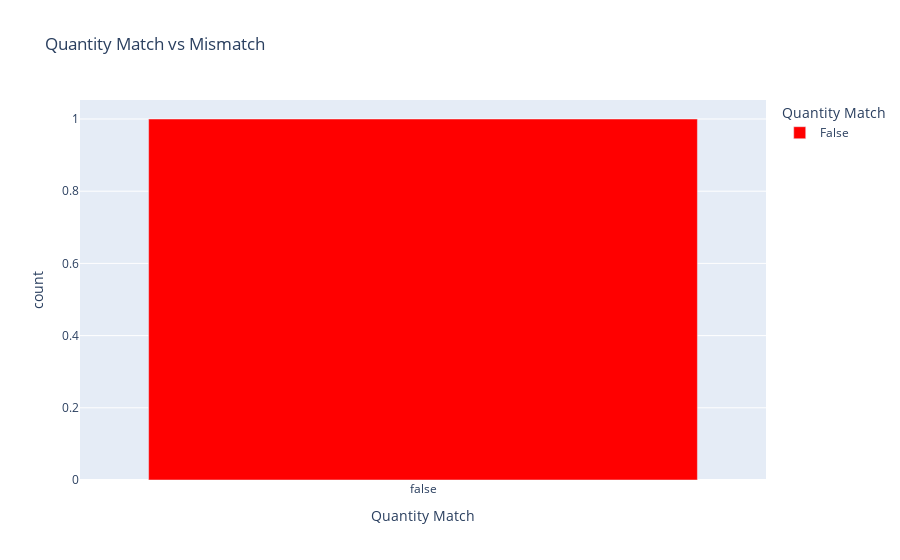
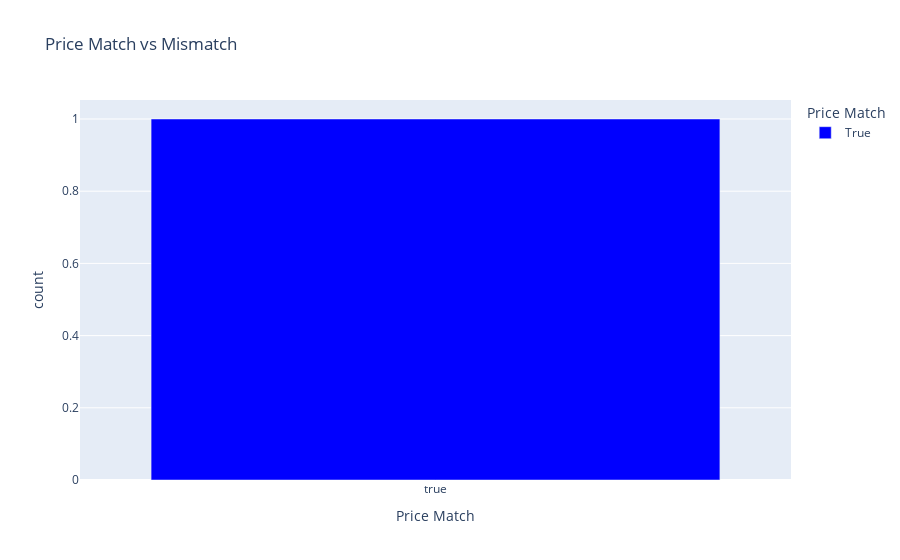
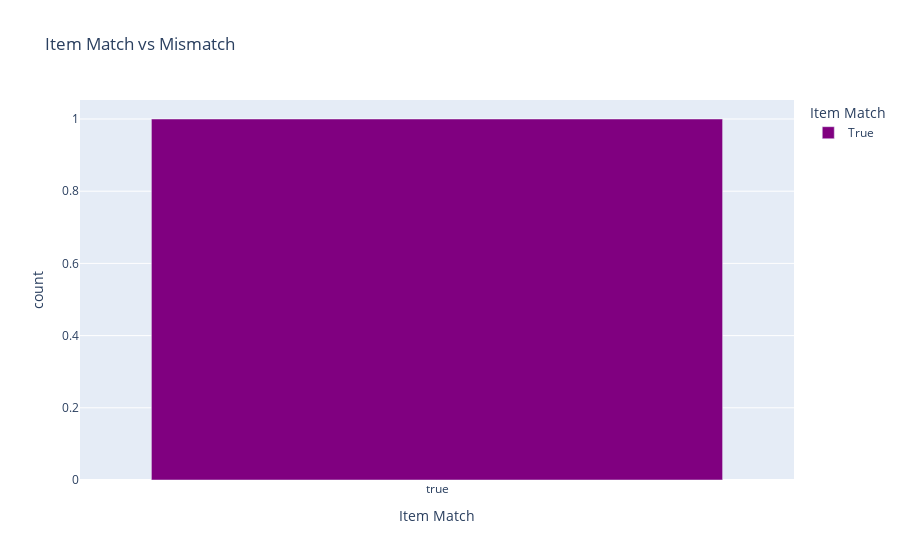

Notebook code for these charts, in order:
### Markdown cell above
## Dashboard with plotly that shows the mismatches
Each plot is a bar chart (px.bar) where:

The x-axis is the respective match column (e.g., qty_match, price_match, item_match).

The bars are colored based on whether the match is True (match) or False (mismatch), using specific colors for visual clarity.

### Code cell
import plotly.express as px

# Plot a bar chart for mismatched quantities
fig_qty = px.bar(
    mismatches,
    x='qty_match',  # Column indicating quantity match (True/False)
    title="Quantity Match vs Mismatch",
    labels={'qty_match': 'Quantity Match'},
    color='qty_match',  # Color by True/False match
    color_discrete_map={True: 'green', False: 'red'},  # Green for match, Red for mismatch
    category_orders={'qty_match': [True, False]}  # Order bars: Match first, then Mismatch
)

# Plot a bar chart for mismatched prices
fig_price = px.bar(
    mismatches,
    x='price_match',  # Column indicating price match (True/False)
    title="Price Match vs Mismatch",
    labels={'price_match': 'Price Match'},
    color='price_match',  # Color by True/False match
    color_discrete_map={True: 'blue', False: 'orange'},  # Blue for match, Orange for mismatch
    category_orders={'price_match': [True, False]}  # Order bars: Match first, then Mismatch
)

# Plot a bar chart for mismatched items
fig_item = px.bar(
    mismatches,
    x='item_match',  # Column indicating item match (True/False)
    title="Item Match vs Mismatch",
    labels={'item_match': 'Item Match'},
    color='item_match',  # Color by True/False match
    color_discrete_map={True: 'purple', False: 'yellow'},  # Purple for match, Yellow for mismatch
    category_orders={'item_match': [True, False]}  # Order bars: Match first, then Mismatch
)

# Show all the plots
fig_qty.show()
fig_price.show()
fig_item.show()

### Figure 1 — Plotly figure (JSON) as saved in the notebook; plotly's stock layout.template omitted (floating-point values rounded to 4 significant figures)
{"data": [{"alignmentgroup": "True", "hovertemplate": "Quantity Match=%{x}<br>count=%{y}<extra></extra>", "legendgroup": "False", "marker": {"color": "red", "pattern": {"shape": ""}}, "name": "False", "offsetgroup": "False", "orientation": "v", "showlegend": true, "textposition": "auto", "type": "bar", "x": [false], "xaxis": "x", "y": [1], "yaxis": "y"}], "layout": {"autosize": true, "barmode": "relative", "legend": {"title": {"text": "Quantity Match"}, "tracegroupgap": 0}, "title": {"text": "Quantity Match vs Mismatch"}, "xaxis": {"anchor": "y", "autorange": true, "categoryarray": [true, false], "categoryorder": "array", "domain": [0, 1], "range": [0.5, 1.5], "title": {"text": "Quantity Match"}, "type": "category"}, "yaxis": {"anchor": "x", "autorange": true, "domain": [0, 1], "range": [0, 1.053], "title": {"text": "count"}, "type": "linear"}}}

### Figure 2 — Plotly figure (JSON) as saved in the notebook; plotly's stock layout.template omitted (floating-point values rounded to 4 significant figures)
{"data": [{"alignmentgroup": "True", "hovertemplate": "Price Match=%{x}<br>count=%{y}<extra></extra>", "legendgroup": "True", "marker": {"color": "blue", "pattern": {"shape": ""}}, "name": "True", "offsetgroup": "True", "orientation": "v", "showlegend": true, "textposition": "auto", "type": "bar", "x": [true], "xaxis": "x", "y": [1], "yaxis": "y"}], "layout": {"autosize": true, "barmode": "relative", "legend": {"title": {"text": "Price Match"}, "tracegroupgap": 0}, "title": {"text": "Price Match vs Mismatch"}, "xaxis": {"anchor": "y", "autorange": true, "categoryarray": [true, false], "categoryorder": "array", "domain": [0, 1], "range": [-0.5, 0.5], "title": {"text": "Price Match"}, "type": "category"}, "yaxis": {"anchor": "x", "autorange": true, "domain": [0, 1], "range": [0, 1.053], "title": {"text": "count"}, "type": "linear"}}}

### Figure 3 — Plotly figure (JSON) as saved in the notebook; plotly's stock layout.template omitted (floating-point values rounded to 4 significant figures)
{"data": [{"alignmentgroup": "True", "hovertemplate": "Item Match=%{x}<br>count=%{y}<extra></extra>", "legendgroup": "True", "marker": {"color": "purple", "pattern": {"shape": ""}}, "name": "True", "offsetgroup": "True", "orientation": "v", "showlegend": true, "textposition": "auto", "type": "bar", "x": [true], "xaxis": "x", "y": [1], "yaxis": "y"}], "layout": {"autosize": true, "barmode": "relative", "legend": {"title": {"text": "Item Match"}, "tracegroupgap": 0}, "title": {"text": "Item Match vs Mismatch"}, "xaxis": {"anchor": "y", "autorange": true, "categoryarray": [true, false], "categoryorder": "array", "domain": [0, 1], "range": [-0.5, 0.5], "title": {"text": "Item Match"}, "type": "category"}, "yaxis": {"anchor": "x", "autorange": true, "domain": [0, 1], "range": [0, 1.053], "title": {"text": "count"}, "type": "linear"}}}
